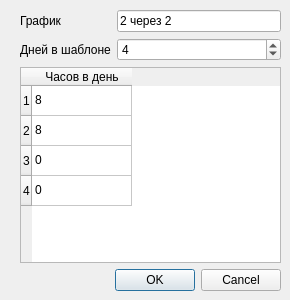
                <widget class="QWidget" name="tab">
                 <attribute name="title">
                  <string>График</string>
                 </attribute>
                 <widget class="QWidget" name="">
                  <property name="geometry">
                   <rect>
                    <x>20</x>
                    <y>10</y>
                    <width>261</width>
                    <height>281</height>
                   </rect>
                  </property>
                  <layout class="QVBoxLayout" name="verticalLayout_52">
                   <item>
                    <layout class="QFormLayout" name="formLayout_2">
                     <item row="0" column="0">
                      <widget class="QLabel" name="label_34">
                       <property name="text">
                        <string>График</string>
                       </property>
                      </widget>
                     </item>
                     <item row="0" column="1">
                      <widget class="QLineEdit" name="lineEdit_20">
                       <property name="text">
                        <string>2 через 2</string>
                       </property>
                      </widget>
                     </item>
                     <item row="1" column="0">
                      <widget class="QLabel" name="label_52">
                       <property name="text">
                        <string>Дней в шаблоне</string>
                       </property>
                      </widget>
                     </item>
                     <item row="1" column="1">
                      <widget class="QSpinBox" name="spinBox_13">
                       <property name="minimum">
                        <number>1</number>
                       </property>
                       <property name="maximum">
                        <number>28</number>
                       </property>
                       <property name="value">
                        <number>4</number>
                       </property>
                      </widget>
                     </item>
                    </layout>
                   </item>
                   <item>
                    <widget class="QTableWidget" name="tableWidget_20">
                     <row>
                      <property name="text">
                       <string>1</string>
                      </property>
                     </row>
                     <row>
                      <property name="text">
                       <string>2</string>
                      </property>
                     </row>
                     <row>
                      <property name="text">
                       <string>3</string>
                      </property>
                     </row>
                     <row>
                      <property name="text">
                       <string>4</string>
                      </property>
                     </row>
                     <column>
                      <property name="text">
                       <string>Часов в день</string>
                      </property>
                     </column>
                     <item row="0" column="0">
                      <property name="text">
                       <string>8</string>
                      </property>
                     </item>
                     <item row="1" column="0">
                      <property name="text">
                       <string>8</string>
                      </property>
                     </item>
                     <item row="2" column="0">
                      <property name="text">
                       <string>0</string>
                      </property>
                     </item>
                     <item row="3" column="0">
                      <property name="text">
                       <string>0</string>
                      </property>
                     </item>
                    </widget>
                   </item>
                   <item>
                    <widget class="QDialogButtonBox" name="buttonBox_4">
                     <property name="standardButtons">
                      <set>QDialogButtonBox::Cancel|QDialogButtonBox::Ok</set>
                     </property>
                    </widget>
                   </item>
                  </layout>
                 </widget>
                </widget>
